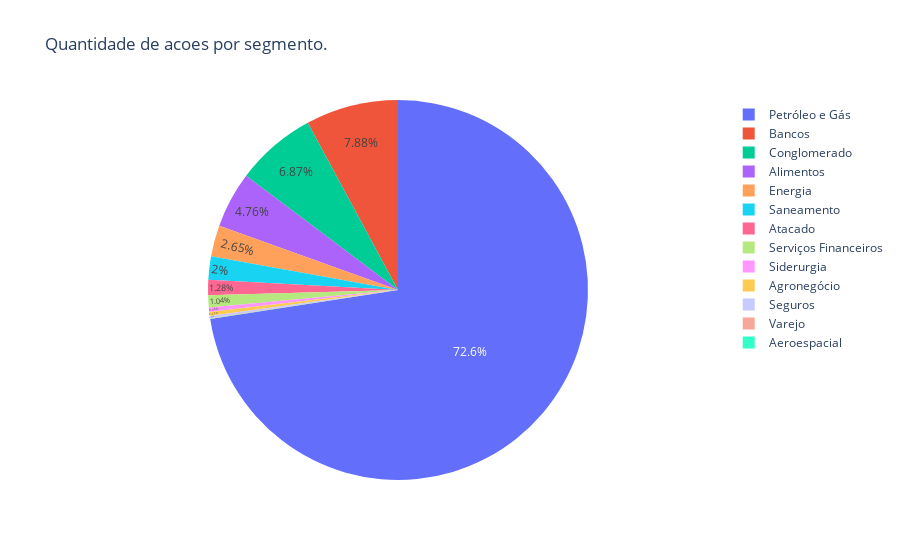

The cell this chart's notebook holds for it:
### Code cell
fig_anual = px.pie(df_analise_segmento_anual,
                 values="var_reais_total",
                 names="segmento",
                 title="Quantidade de acoes por segmento.",
                 hover_data=["segmento"]
                 )
fig_anual.update_traces(textposition = "inside")
fig_anual.show()

### Figure 1 — Plotly figure (JSON) as saved in the notebook; plotly's stock layout.template omitted (floating-point values rounded to 4 significant figures)
{"data": [{"customdata": [["Aeroespacial"], ["Agronegócio"], ["Alimentos"], ["Atacado"], ["Bancos"], ["Conglomerado"], ["Energia"], ["Petróleo e Gás"], ["Saneamento"], ["Seguros"], ["Serviços Financeiros"], ["Siderurgia"], ["Varejo"]], "domain": {"x": [0, 1], "y": [0, 1]}, "hovertemplate": "segmento=%{customdata[0]}<br>var_reais_total=%{value}<extra></extra>", "labels": ["Aeroespacial", "Agronegócio", "Alimentos", "Atacado", "Bancos", "Conglomerado", "Energia", "Petróleo e Gás", "Saneamento", "Seguros", "Serviços Financeiros", "Siderurgia", "Varejo"], "legendgroup": "", "name": "", "showlegend": true, "textposition": "inside", "type": "pie", "values": [6580000.0, 93940000.0, 1355000000.0, 365100000.0, 2243000000.0, 1956000000.0, 754400000.0, 20660000000.0, 568900000.0, 54250000.0, 295700000.0, 108200000.0, 12750000.0]}], "layout": {"legend": {"tracegroupgap": 0}, "title": {"text": "Quantidade de acoes por segmento."}}}
